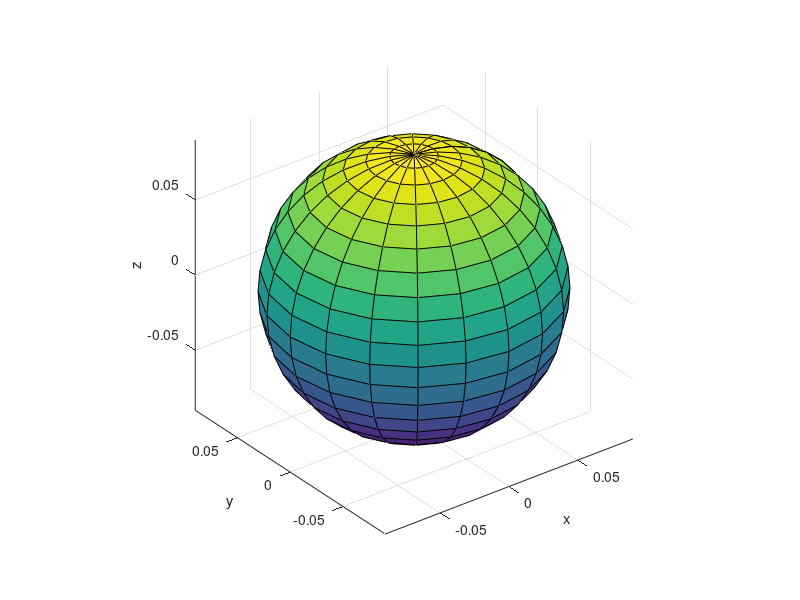

Recreate this plot in MATLAB. (Note: this script raises an error after producing the figure.)
%% Single sphere head model
headmodel = [];
headmodel.r = 0.09;
headmodel.o = [0 0 0];
headmodel.unit = 'm';

[x,y,z] = sphere;
x = x * headmodel.r + headmodel.o(1);
y = y * headmodel.r + headmodel.o(2);
z = z * headmodel.r + headmodel.o(3);
h=surf(x,y,z);
set(h, 'FaceAlpha', 1);
axis equal;
xlabel('x');
ylabel('y');
zlabel('z');

%% Sensor array

load fieldlinebeta2.mat; 
ft_plot_sens(fieldlinebeta2, 'label', 'no', 'axes', 0, 'orientation', 0) % looks good

%% Source model (points on a cortical surface)

% way 1
% cfg = [];
% cfg.method = 'basedoncortex';
% cfg.headshape = headmodel; % it needs a .fif file. What shall I do?
% sourcemodel = ft_prepare_sourcemodel(cfg)

% way 2: manually create points on my sphere
cd 'C:\Users\user\Documents\Courses\Internship\master-thesis\simulations\ni2-electrophys-master\private' % that's where mesh_sphere() is located

sourcemodel                       = mesh_sphere(5000, 'msphere');
sourcemodel                       = sourcemodel/11;
sourcemodel(sourcemodel(:,3)<0,:) = []; % keep the upper sphere only

% Plot the points on the surface of the sphere
figure;
h_sphere = surf(x, y, z);
hold on;
scatter3(sourcemodel(:,1), sourcemodel(:,2), sourcemodel(:,3), 2, 'r', 'filled'); % Adjust the size and color as needed
hold off;

axis equal;
xlabel('x');
ylabel('y');
zlabel('z');
title('Points on the Surface of the Sphere');
legend('Sphere', 'Generated Points');

%% Leadfield

%% way 1: ft_prepare_leadfield() - I do not know what to put as "data" in the input which defines the dipole moments.
% cfg =[];
% cfg.sourcemodel.pos = sourcemodel;
% cfg.headmodel = headmodel;
% cfg.grad = fieldlinebeta2;
% data.grad = fieldlinebeta2;
% leadfield = ft_prepare_leadfield(cfg);

%% way 2: Define dipole moment manually
dipmom = [1 0 0]'; % I choose a random dipmom

lf144 = zeros(144, length(sourcemodel));
for i = 1: length(sourcemodel) 
    lf144(:,i) = ft_compute_leadfield(sourcemodel(i,:), fieldlinebeta2, headmodel) * dipmom; % you do not need to do it in a loop: lf144 = t_compute_leadfield(sourcemodel, fieldlinebeta2, headmodel) * dipmom, where sourcemodel: Ndip*3
end

norm_lf144 = vecnorm(lf144);
norm_lf144=  sqrt(norm_lf144); % Some high values and a lot low ones -> use logarithmic scale


%% way 3: I choose a tangential dipole always
lf144_tan = zeros(144, length(sourcemodel));

for i = 1:length(sourcemodel)

    angle =pi/2;

    % Convert to spherical coordinates
    [phi, theta, rho] = cart2sph(sourcemodel(i, 1), sourcemodel(i, 2), sourcemodel(i, 3));
    % Define the rotation axis as the phi vector
    rotation_axis = [sin(phi) -cos(phi) 0];
    % Define the rotation matrix using Rodrigues' rotation formula
    R = eye(3) + sin(angle) * cross_matrix(rotation_axis) + (1 - cos(angle)) * cross_matrix(rotation_axis)^2;
    % Rotate the point
    dipmom2(i,:) = (R * sourcemodel(i, :)')';
      
    lf144_tan(:, i) = ft_compute_leadfield(sourcemodel(i, :), fieldlinebeta2, headmodel) * dipmom2(i,:)';
end

norm_lf144_tan = vecnorm(lf144_tan);
norm_lf144_tan=  log(norm_lf144_tan); % Some high values and a lot low ones -> use logarithmic scale


% check if I picked the tangential dipoles
quiver3(sourcemodel(:, 1), sourcemodel(:, 2), sourcemodel(:, 3), ...
    dipmom2(:, 1), dipmom2(:, 2), dipmom2(:, 3), 'Color', 'b'); % looks good

% What if we turn the dipole to another tangential orientation (eg pointing always to the right (or left) and not to the top)?

%% way 4: I choose a normal dipole always
lf144_nor = zeros(144, length(sourcemodel));

for i = 1:length(sourcemodel)
    dipmom3(i,:) = sourcemodel(i, :);
    lf144_nor(:, i) = ft_compute_leadfield(sourcemodel(i, :), fieldlinebeta2, headmodel) * dipmom3(i,:)';
end

norm_lf144_nor = vecnorm(lf144_nor);
norm_lf144_nor=  log(norm_lf144_nor); % Some high values and a lot low ones -> use logarithmic scale

% check if I picked the tangential dipoles
quiver3(sourcemodel(:, 1), sourcemodel(:, 2), sourcemodel(:, 3), ...
    dipmom3(:, 1), dipmom3(:, 2), dipmom3(:, 3), 'Color', 'b'); % looks good

%% Plot the colorcoded sphere (color is ||L_opm||)- discretized colorcoding

figure;
scatter3(sourcemodel(:, 1), sourcemodel(:, 2), sourcemodel(:, 3), 50, norm_lf144, 'filled');
colorbar;
xlabel('X-axis');
ylabel('Y-axis');
zlabel('Z-axis');
title('Color-coded ||L_opm||');
grid on;

%% Plot the colorcoded sphere (color is ||L_opm||) - continuous colorcoding

figure;

% Triangulation for the sphere surface
trisurf(delaunay(sourcemodel(:, 1), sourcemodel(:, 2), sourcemodel(:, 3)), ...
    sourcemodel(:, 1), sourcemodel(:, 2), sourcemodel(:, 3), ...
    norm_lf144, 'FaceColor', 'interp', 'EdgeColor', 'none');

colorbar;
xlabel('X-axis');
ylabel('Y-axis');
zlabel('Z-axis');
title('Color-coded norm-lf144-nor');
grid on;

hold on;
ft_plot_sens(fieldlinebeta2, 'label', 'no', 'axes', 0, 'orientation', 0) % , 'chantype', 'megmag') % looks good

%% Home-made functions
function C = cross_matrix(v) % used in the Rodrigues formula
    % This function returns the cross product matrix of a vector v
    C = [0 -v(3) v(2); v(3) 0 -v(1); -v(2) v(1) 0];
end
